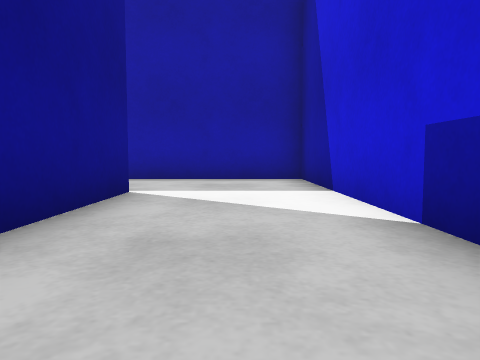
view 1 (above)

16 first-person views from a walk through a world built for the Gazebo simulator. The camera is 0.5 m above the floor, tilts 4° down and sees 70° across. The floor is counted in squares, 1 m on a side. Each view is taken from the middle of a square. On the plan, view 1 faces up. The plan holds only what a view shows up to about 9 squares ahead; the rest is blank. The place goes on beyond the plan.

view 2
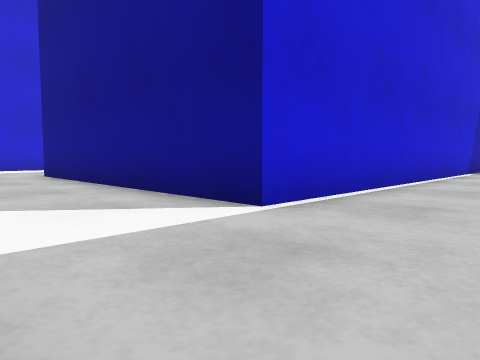

view 3
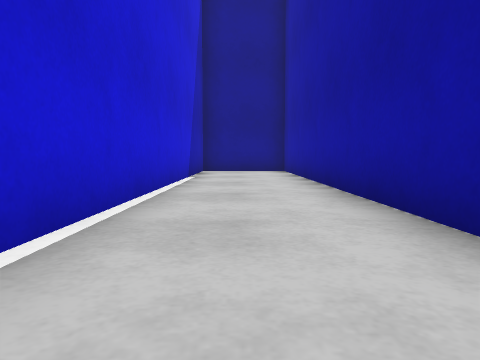

view 4
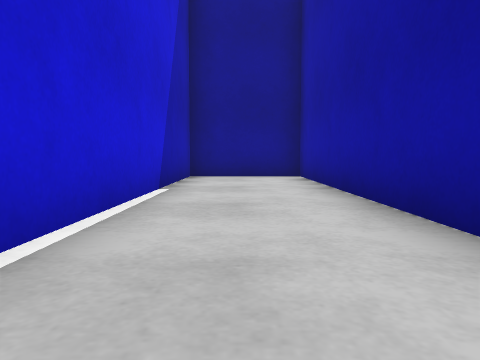

view 5
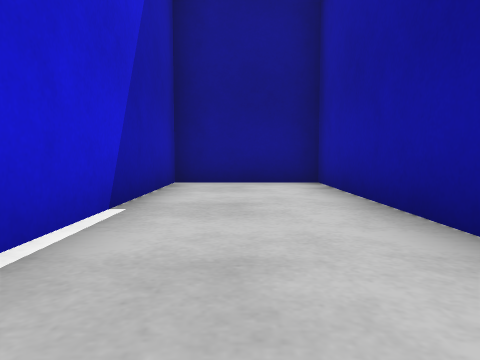

view 6
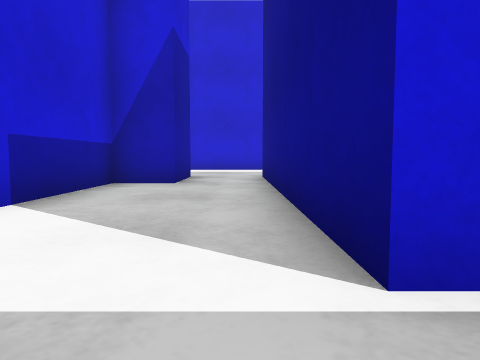

view 7
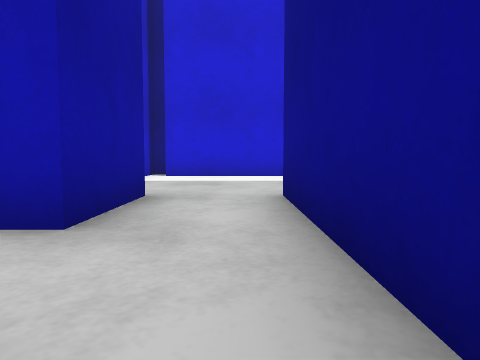

view 8
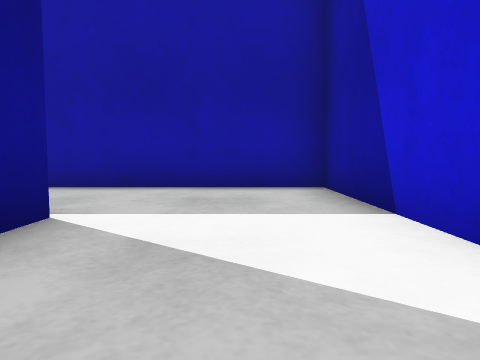

view 9
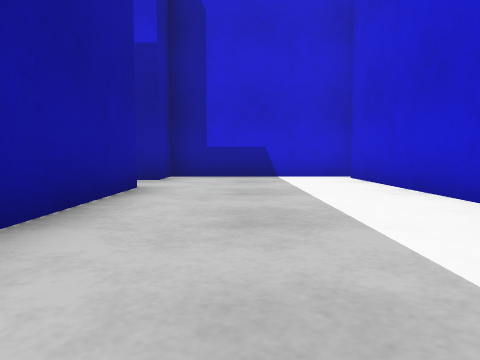

view 10
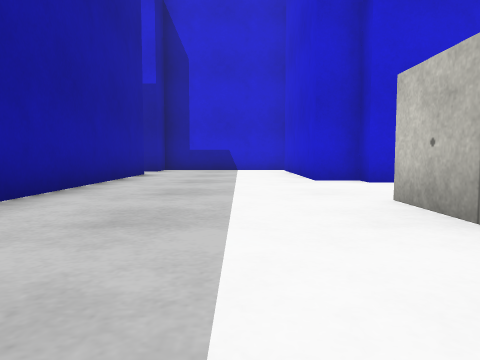

view 11
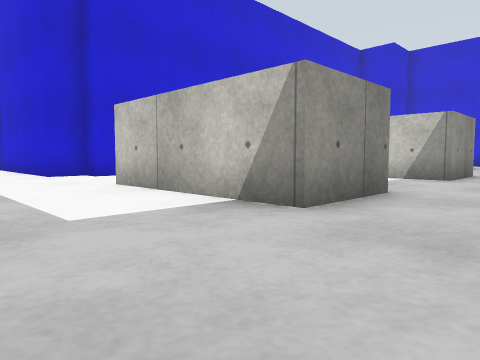

view 12
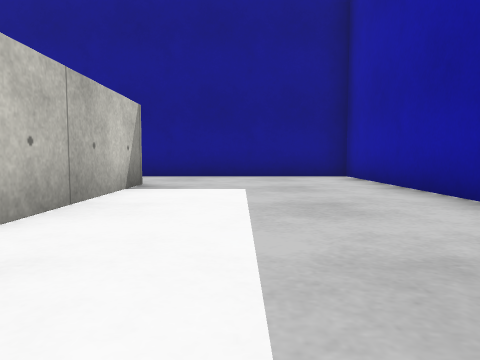

view 13
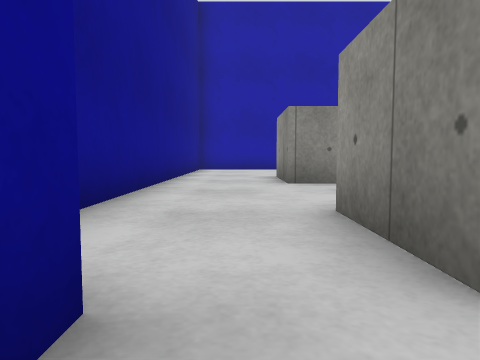

view 14
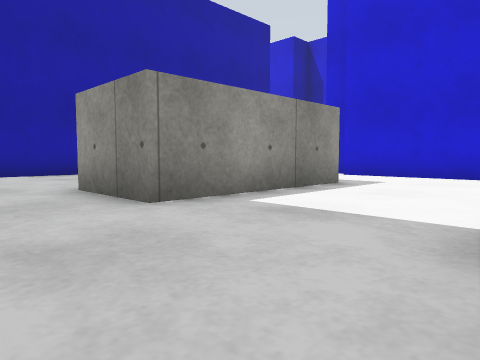

view 15
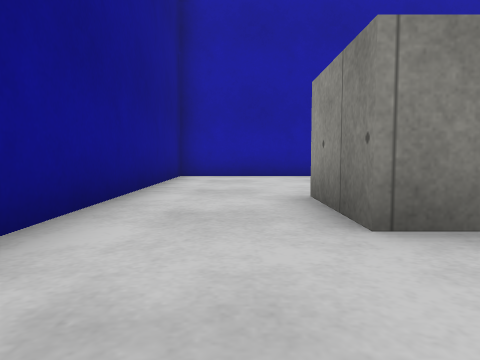

view 16
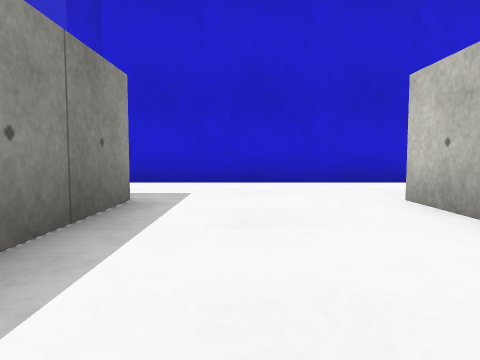

### Floor plan
Points are (right, up) in squares from view 1. A wall is a line through its corners. A room is listed if a view was taken in it or the views show most of it. See-through windows are left out.
Room 1 (views 1, 2, 3, 4, 5, 6, 7, 8)
walls: (0.2, -0.3) (1.3, -0.3) (1.3, 7.5) (-13.5, 7.5) (-13.5, 4.8) (-1.5, 4.8) (-1.5, -0.4)
ways out: opening at (-1, -1.5) to room 2
Room 2 (views 9, 10, 11, 12)
walls: (-4, -6.5) (0.9, -6.5); (-8.8, -2.4) (-13.5, -2.4) (-13.5, -6.4); (-4.5, -7.5) (-4, -7.5); (-1.5, -0.4) (-1.5, -2.4) (-7.2, -2.4); (-11.1, -6.7) (-7, -6.7); (1.3, -7.1) (1.3, -2.4) (0.2, -2.4) (0.2, -0.3)
ways out: opening at (-1, -1.5) to room 1; opening at (-12.5, -7.5) to room 3; opening at (-5.5, -7.5) to room 3
Room 3 (views 13, 14, 15, 16)
walls: (-11.1, -14) (-11.1, -11.9) (-9.9, -11.9); (-8.4, -11.9) (-7, -11.9); (-4.5, -13.2) (-4.5, -7.5); (-7, -8.7) (-11.1, -8.7) (-11.1, -6.7); (-4, -7.5) (-4, -6.5); (-13.5, -6.4) (-13.5, -11.9)
low walls: (-12.5, -13.9) (-12.5, -14.4)
ways out: opening at (-12.5, -7.5) to room 2; opening at (-5.5, -7.5) to room 2

Positions as (right, up) in squares from view 1, and headings:
1: (0, 0), facing up
2: (1, 7), facing down-left
3: (-2, 6), facing left
4: (-5, 6), facing left
5: (-7, 6), facing left
6: (-1, 6), facing down
7: (-1, 2), facing down
8: (0, 2), facing up
9: (-7, -4), facing right
10: (-11, -5), facing right
11: (-13, -4), facing down-right
12: (-5, -5), facing left
13: (-12, -15), facing up
14: (-13, -12), facing up-right
15: (-12, -11), facing up
16: (-11, -10), facing right
